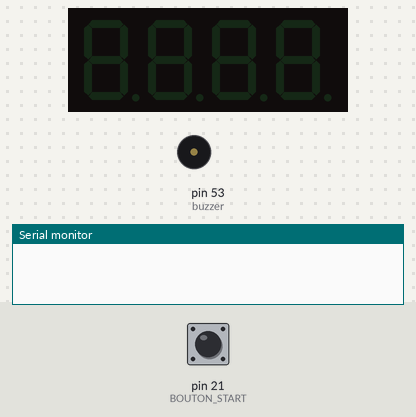
Recording of a sketch running on a simulated Arduino Mega 2560, built with avr-gcc and run on an emulated ATmega2560. On the bench: 4-digit seven-segment display, buzzer (waves = sounding, pin HIGH), the last lines printed to the serial monitor. The inputs (shaded band) are chosen by the test bench; at power-on: pin 21 (BOUTON_START) HIGH.

Above: at 1.2 s.
1.3 s: pin 21 (BOUTON_START) pulled LOW for 0.15 s
At 3.0 s:
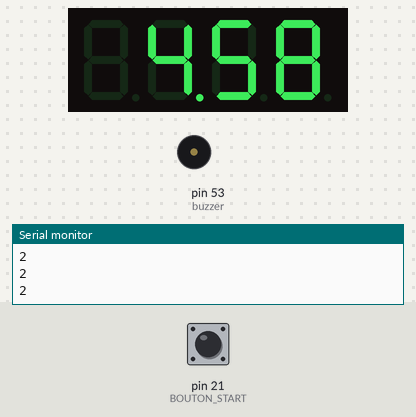
At 3.7 s:
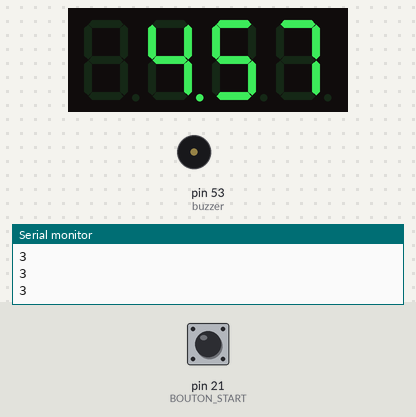
Timing chart, 0 to 5.2 s (numbered marks = the images above; inputs shaded):
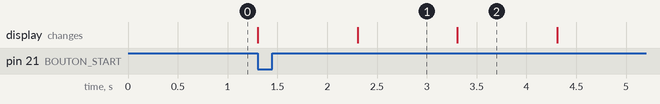

Measured:
- after the input at 1.3 s, the display: first changes at once (image 1 shows a later state)
- what the display in image 1 shows lasts 1.0 s, from 2.3 s to 3.3 s

The sketch:

compil_buzz_timer.ino
```cpp
#include "SevSeg.h"
#define melodyPin 53

SevSeg sevseg;

//Connexions Ã©lectroniques et variables des boutons
const int BOUTON_START = 21;            // Le bouton START est reliÃ© Ã  la broche 21
int etatBoutonStart = 0;               // variable d'Ã©tat du bouton START
int buzzer = 53;

//Variables relatives au temps
unsigned long instantStart = 0;           // Instant ou l'on a appuyÃ© sur START
long tempsEcoule = 0;                     // Temps Ã©coulÃ© depuis que l'on a appuyÃ© sur START
long temps = 0;                           // Temps que l'on veut
long temps_test =0;


void setup() {
Serial.begin(9600);
pinMode(BOUTON_START, INPUT);
pinMode(buzzer, OUTPUT);

byte numDigits = 4;
byte digitPins[] = {2, 3, 4, 5};
byte segmentPins[] = {6, 7, 8, 9, 10, 11, 12, 13};
sevseg.begin(COMMON_CATHODE, numDigits, digitPins, segmentPins);
sevseg.setBrightness(90);

}


void loop() {

//on commence par lire l'etat des buttons et stocker les Ã©tats dans les variables d'Ã©tat
  etatBoutonStart = digitalRead(BOUTON_START);

  //traitement bouton START
  if (etatBoutonStart == LOW) {
    temps = 300;                  // On met Ã  jour la variable Temps en fonction de la nouvelle valeur du compteur
    instantStart = millis();                                  //On utilise la fonction millis qui renvoie le nombre de millisecondes depuis que le programme est lancÃ© pour garder en mÃ©moire l'instant ou l'on a appuyÃ© sur start. Plus d'infos sur Millis ici : https://www.arduino.cc/en/Reference/Millis

    while (tempsEcoule != temps) {                            // Tant que le temps Ã©coulÃ© n'est pas celui que l'on a sÃ©lectionnÃ©
      tempsEcoule = 1 + (millis() - instantStart) / 1000;     //calcul du temps Ã©coulÃ© depuis l'appui sur start (+1 pour commencer chrono Ã  1)
      Serial.print(tempsEcoule);
      Serial.println();
      sevseg.setNumber(calcul_temps_restant(tempsEcoule), 2);// On calcule le temps qu'il reste Ã  dÃ©compter et on dÃ©finit ce temps l'afficheur 7 Segments
      sevseg.refreshDisplay();                              // On rafraichit l'afficheur 7 Segments

      if (temps_test != tempsEcoule){
        buzz(melodyPin,3322,1);
      temps_test = tempsEcoule;
      }
    }                                                        // Le temps Ã©coulÃ© est Ã©gal au temps sÃ©lectionnÃ© (La condition de la boucle while n'est plus vraie, donc on en sort)
    temps_test = 0;
    tempsEcoule = 0;
  }
  sevseg.refreshDisplay(); // Must run repeatedly

}


//Fonctions Annexes

int calcul_temps_restant(int tempsActuel) {
  int tempsRestantEnMinutesEtSecondes=0;
  int minutesRestantes = (temps - tempsActuel) / 60;
  int secondesRestantes = (temps - tempsActuel) % 60;
  return tempsRestantEnMinutesEtSecondes = minutesRestantes * 100 + secondesRestantes;
}

void buzz(int targetPin, long frequency, long length) {
  digitalWrite(47, HIGH);
  long delayValue = 1000000 / frequency / 2; // calculate the delay value between transitions
  //// 1 second's worth of microseconds, divided by the frequency, then split in half since
  //// there are two phases to each cycle
  long numCycles = frequency * length / 1000; // calculate the number of cycles for proper timing
  //// multiply frequency, which is really cycles per second, by the number of seconds to
  //// get the total number of cycles to produce
  for (long i = 0; i < numCycles; i++) { // for the calculated length of time...
    digitalWrite(targetPin, HIGH); // write the buzzer pin high to push out the diaphram
    delayMicroseconds(delayValue); // wait for the calculated delay value
    digitalWrite(targetPin, LOW); // write the buzzer pin low to pull back the diaphram
    delayMicroseconds(delayValue); // wait again or the calculated delay value
  }
  digitalWrite(47, LOW);

}
```
